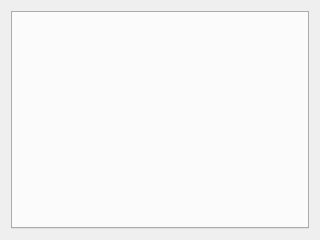
<?xml version="1.0" encoding="UTF-8"?>
<ui version="4.0">
 <class>ConfigureDebugTab</class>
 <widget class="QWidget" name="ConfigureDebugTab">
  <property name="geometry">
   <rect>
    <x>0</x>
    <y>0</y>
    <width>320</width>
    <height>240</height>
   </rect>
  </property>
  <property name="windowTitle">
   <string>Form</string>
  </property>
  <property name="accessibleName">
   <string>Debug</string>
  </property>
  <layout class="QVBoxLayout" name="verticalLayout">
   <item>
    <widget class="QTabWidget" name="tabWidget">
     <property name="currentIndex">
      <number>-1</number>
     </property>
    </widget>
   </item>
  </layout>
 </widget>
 <resources/>
 <connections/>
</ui>
